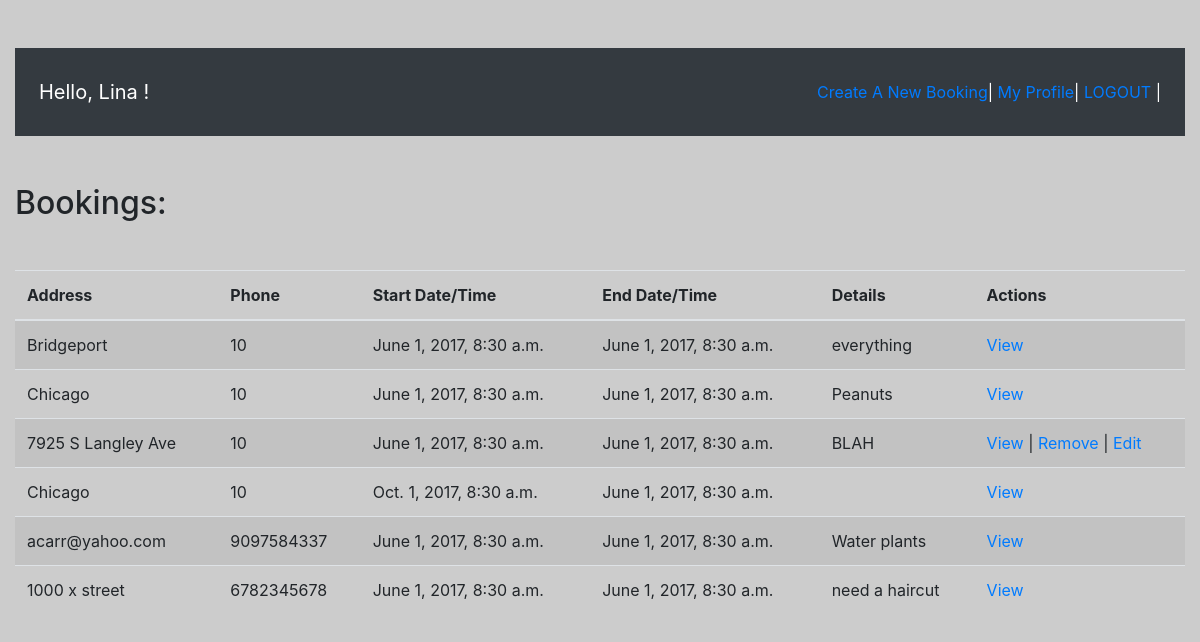
Screenshot of /dash (signed in) with the database file from the repository.
### exam_app/models.py (models this page shows)
class Book(models.Model):
    address = models.CharField(max_length=255)
    phone = models.IntegerField()
    start = models.DateTimeField(max_length=45)
    end = models.DateTimeField(max_length=45)
    notes = models.CharField(max_length=255)
    creator = models.ForeignKey(User, related_name= "book")
    created_at = models.DateTimeField(auto_now_add=True)
    updated_at = models.DateTimeField(auto_now=True)
    objects=BookManager()

### exam_app/views.py (the view)
# urls.py: url(r'^dash$', views.dash), # This shows the dashboard for the users.
def dash(request):
    user= User.objects.get(id=request.session['user_id'])
    context = {
        'user': user,
        'all_books': Book.objects.all()
    }
    return render(request, 'dash.html', context)

### exam_app/templates/dash.html (shortened to what this page needs)
<!DOCTYPE html>
<html lang="en">
<head>
    <link rel="stylesheet" href="https://stackpath.bootstrapcdn.com/bootstrap/4.3.1/css/bootstrap.min.css"
>
</head>
<body>
    <div class="container-fluid mt-5">
        <nav class="navbar navbar-expand-lg navbar-dark bg-dark justify-content-between p-4 text-white">
            <a class="navbar-brand " href="#">Hello, {{request.session.user_name}} ! </a>
            <div>
                <a href="/book/new">Create A New Booking</a>|
                <a href="/profile/{{user.id}}">My Profile</a>|
                <a href="/logout">LOGOUT</a> |
            </div>
        </nav>
        <table class="table table-striped mt-5">
            <h2 class='mt-5'>Bookings: </h2>
            <thead>
                <tr>
                    <th scope="col">Address</th>
                    <th scope="col">Phone</th>
                    <th scope="col">Start Date/Time</th>
                    <th scope="col">End Date/Time</th>
                    <th scope="col">Details</th>
                    <th scope="col">Actions</th>
                </tr>
            </thead>
            <tbody>
                {% for book in all_books %}
                <tr>
                    <td>{{book.address}}</td>
                    <td>{{book.phone}}</td>
                    <td>{{book.start}}</td>
                    <td>{{book.end}}</td>
                    <td>{{book.notes}}</td>
                    <td>
                        <a href="/book/{{book.id}}">View</a>
                        {% if book.creator == user %}
                        | <a href="/book/{{book.id}}/delete">Remove</a>
                        | <a href="/book/edit/{{book.id}}">Edit</a>
                        {% endif %}
                    </td>
                </tr>
                {% endfor %}
            </tbody>
        </table>
    </div>
</body>
</html>

### exam_app/templates/dash.html (style rules this page uses)
body { background-image: url("exam_app\static\exam_app\img\nanny+icon.png"); background-color: #cccccc; }

### rows the page displays
Book: address "Bridgeport", phone "10", start "June 1, 2017, 8:30 a.m.", end "June 1, 2017, 8:30 a.m.", notes "everything"
Book: address "Chicago", phone "10", start "June 1, 2017, 8:30 a.m.", end "June 1, 2017, 8:30 a.m.", notes "Peanuts"
Book: address "7925 S Langley Ave", phone "10", start "June 1, 2017, 8:30 a.m.", end "June 1, 2017, 8:30 a.m.", notes "BLAH"
Book: address "Chicago", phone "10", start "Oct. 1, 2017, 8:30 a.m.", end "June 1, 2017, 8:30 a.m."
Book: address "acarr@yahoo.com", phone "9097584337", start "June 1, 2017, 8:30 a.m.", end "June 1, 2017, 8:30 a.m.", notes "Water plants"
Book: address "1000 x street", phone "6782345678", start "June 1, 2017, 8:30 a.m.", end "June 1, 2017, 8:30 a.m.", notes "need a haircut"

### other values shown
{{ request.session.user_name }} "Lina"
